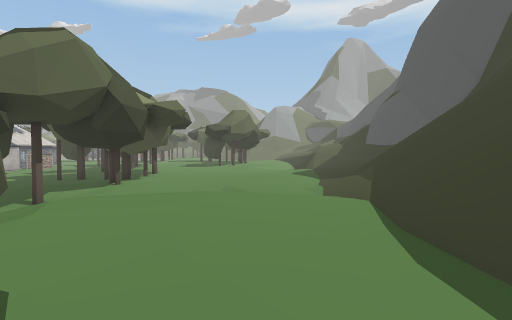
view 1 (above)

24 first-person views from a walk through a Unity game level. The camera is 1.3 m above the floor, tilts 2° down and sees 80° across. The floor is counted in squares, 2 m on a side. Each view is taken from the middle of a square. On the plan, view 1 faces up. The plan holds only what a view shows up to about 10 squares ahead; the rest is blank. The place goes on beyond the plan. The player is left out. Door leaves are left out, so doorways stand open. Some surface patterns are stand-ins.

view 2
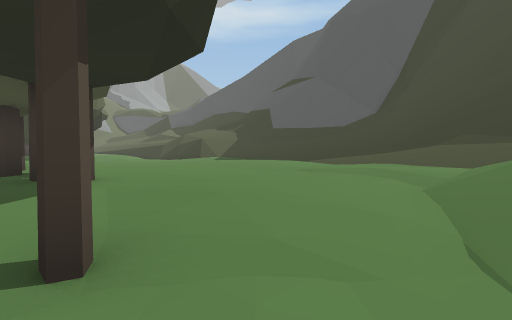

view 3
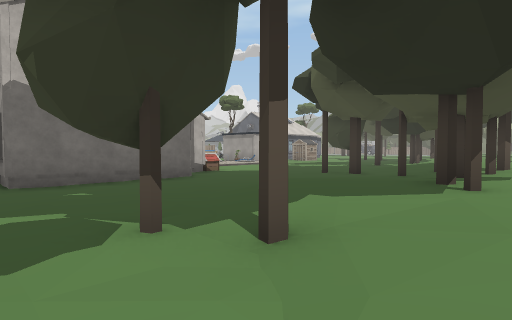

view 4
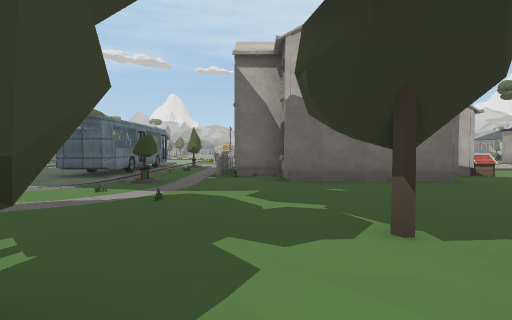

view 5
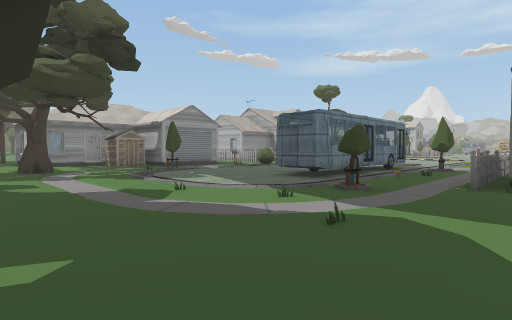

view 6
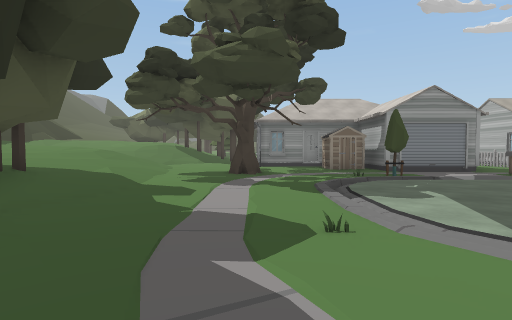

view 7
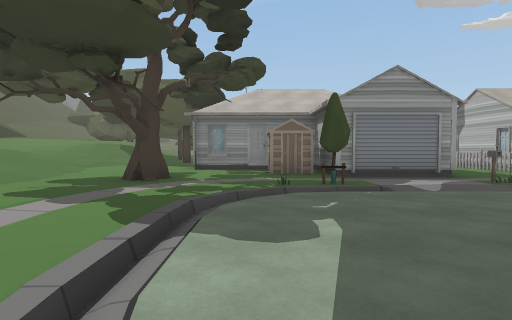

view 8
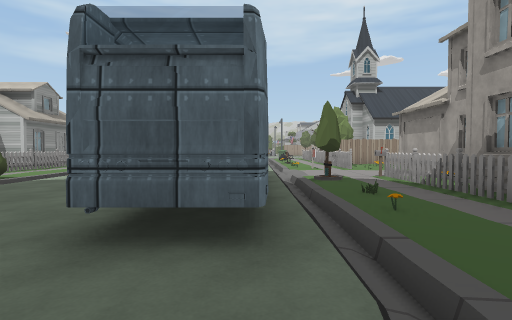

view 9
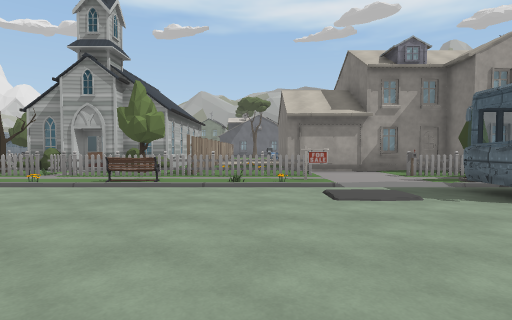

view 10
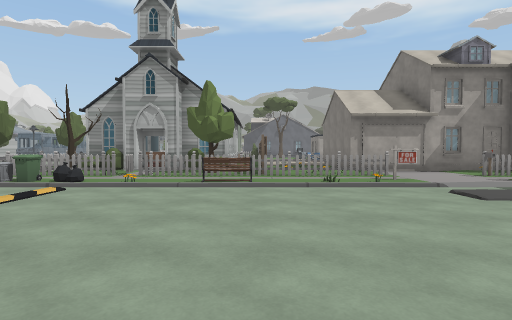

view 11
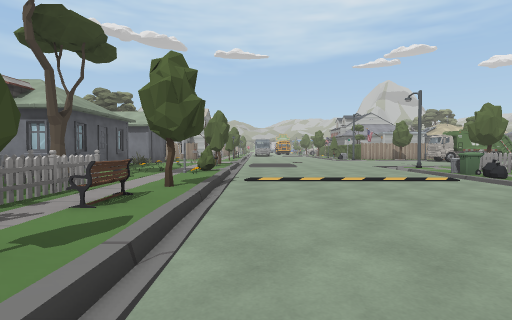

view 12
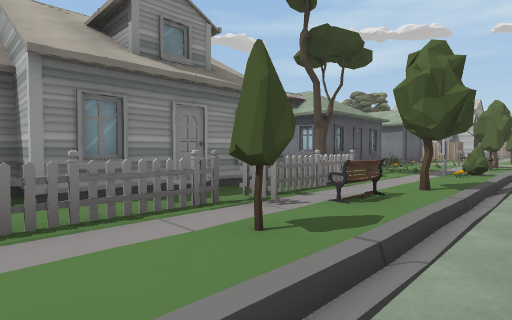

view 13
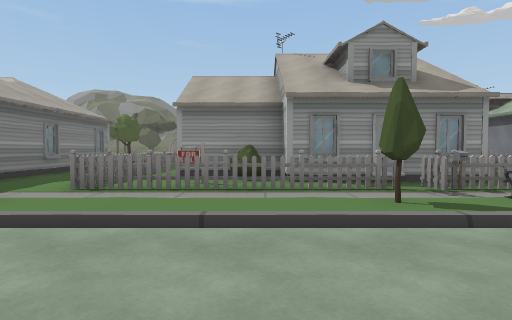

view 14
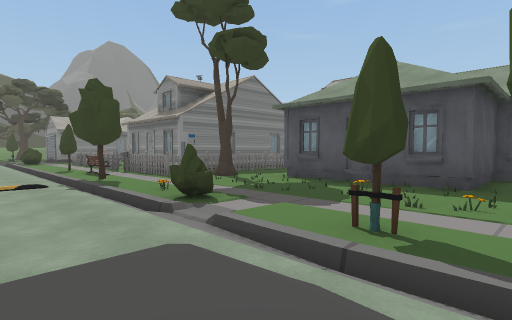

view 15
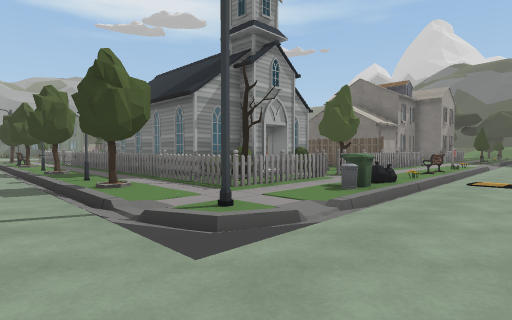

view 16
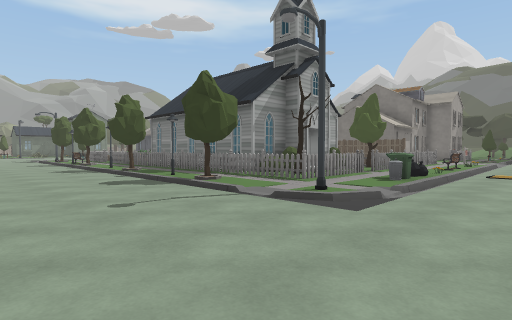

view 17
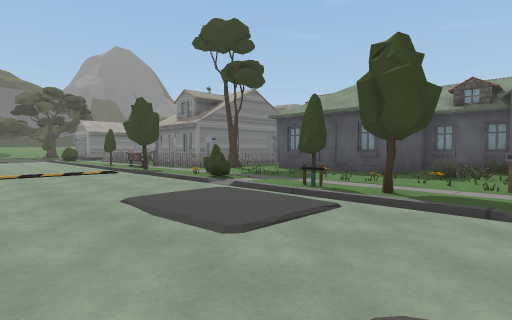

view 18
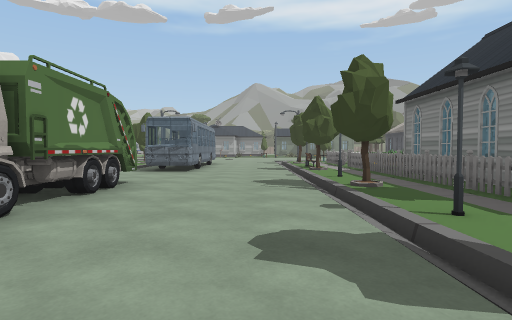

view 19
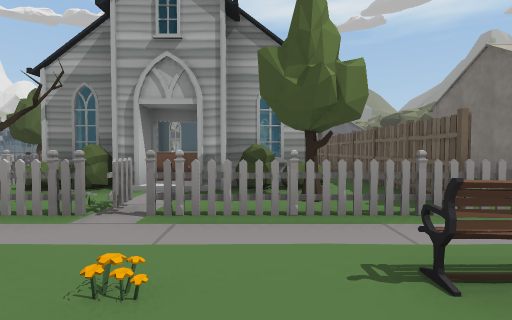

view 20
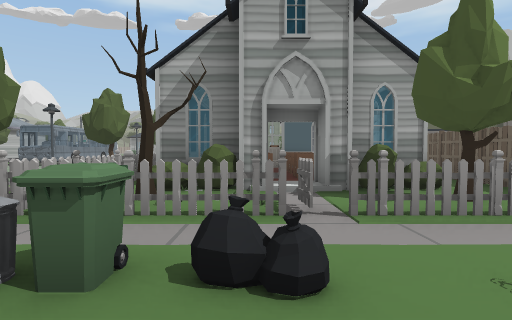

view 21
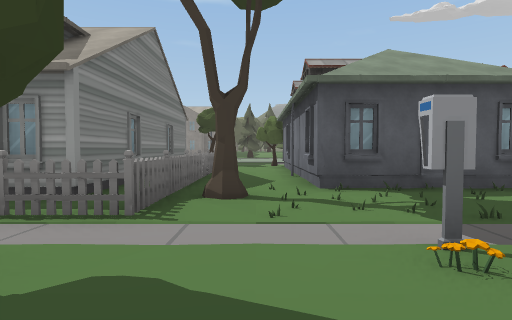

view 22
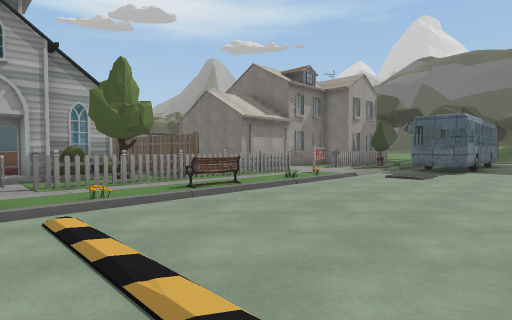

view 23
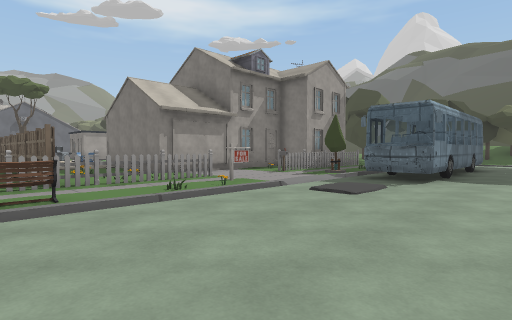

view 24
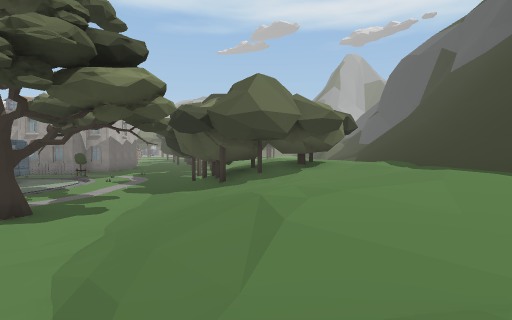

### Floor plan
Key: @ floor where view 1 was taken; # wall or solid block; . main floor; : floor 0.75 m higher than the main floor; + floor 1.5 m higher than the main floor; / step, stairs or slope; D open door; = window, fence, low wall or low ledge; ^ raised ledge; v drop or lower ground; O other object.
Columns run from 35 left of view 1 to 7 right of it. Each row starts with its distance up from view 1.
 15 O...O                      ..## :..
 14 O...  O#O#                #.#.. ...:
 13 ....  O                     ...::..::
 12 ....O O     O               ...::..::.
 11 ....O O  OO O              ...#::...../
 10 ..... OOOOO#O          OO  ...........//
  9 O...  OOOOO#O OO       OO  ....:...:.////
  8 ....O O=##=#O  O       OO   .#.....::////#
  7 ..... OOODOOOO OOOOOOOOOO   O ..../::////#v
  6 ....O OO##.OO.O     OOO      . ///+++////
  5 ......OOOOOOOOOO OOOOOOO...O. O//++++///
  4 ....O.  O...   O   O O.......   +++++///
  3 ...... O.O.OO OO      O.O.O..   +++++//
  2 ..................OOOOOO..O..    ++++/
  1 ..................OOOOOO......    +++
  0 ..............................#####@+//##
 -1 .................   ...........##+#++//#^
 -2 ................................:++++//
 -3    .      O . .        .OO.....::++++//
 -4   OO  OOO  OOO     OO  ....#...::++++/
 -5  O.O     OOOOOOOOOO  OOO..... .:+++++/
 -6   O.O   OOOOOOOOO.O    OO     .:+++++
 -7 OOOOOOOO OOOOOOOOOO    O  .O  .:/+++
 -8    OOOOO OOO    OOO       OO  ./:++
 -9    OOOOO OO     OO        O
-10  OOO  OO OO                     /

Where each view was taken, in squares from view 1:
view 1: 0 up, 0 right, facing up
view 2: 6 up, 6 left, facing up-right
view 3: 6 up, 4 left, facing up-left
view 4: 6 up, 4 left, facing left
view 5: 6 up, 6 left, facing down-left
view 6: 4 up, 8 left, facing down
view 7: 2 up, 10 left, facing down
view 8: 2 up, 10 left, facing left
view 9: 3 down, 21 left, facing up
view 10: 3 down, 23 left, facing up
view 11: 2 down, 20 left, facing left
view 12: 2 down, 20 left, facing down-left
view 13: 0 up, 20 left, facing down
view 14: 1 down, 33 left, facing down-right
view 15: 1 up, 33 left, facing up-right
view 16: 1 up, 35 left, facing up-right
view 17: 1 up, 35 left, facing down-right
view 18: 5 up, 33 left, facing up
view 19: 2 up, 25 left, facing up
view 20: 2 up, 27 left, facing up
view 21: 2 down, 27 left, facing down
view 22: 1 down, 27 left, facing up-right
view 23: 1 down, 24 left, facing up-right
view 24: 10 down, 3 left, facing up
